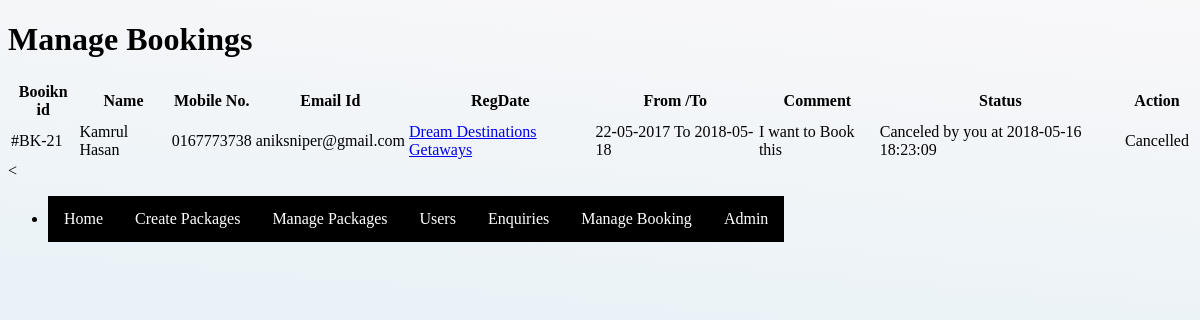
/admin/manage-bookings.php (signed in), run on the app's committed database.
### tables this page shows
CREATE TABLE `tblusers` (
  `id` int(11) NOT NULL,
  `FullName` varchar(100) NOT NULL,
  `MobileNumber` char(10) NOT NULL,
  `EmailId` varchar(70) NOT NULL,
  `Password` varchar(100) NOT NULL,
  `RegDate` timestamp NOT NULL DEFAULT CURRENT_TIMESTAMP,
  `UpdationDate` timestamp NOT NULL DEFAULT '0000-00-00 00:00:00' ON UPDATE CURRENT_TIMESTAMP
);

CREATE TABLE `tblbooking` (
  `BookingId` int(11) NOT NULL,
  `PackageId` int(11) NOT NULL,
  `UserEmail` varchar(100) NOT NULL,
  `FromDate` varchar(100) NOT NULL,
  `ToDate` varchar(100) NOT NULL,
  `Comment` mediumtext NOT NULL,
  `RegDate` timestamp NOT NULL DEFAULT CURRENT_TIMESTAMP,
  `status` int(11) NOT NULL,
  `CancelledBy` varchar(5) DEFAULT NULL,
  `UpdationDate` timestamp NULL DEFAULT NULL ON UPDATE CURRENT_TIMESTAMP
);

CREATE TABLE `tbltourpackages` (
  `PackageId` int(11) NOT NULL,
  `PackageName` varchar(200) NOT NULL,
  `PackageType` varchar(150) NOT NULL,
  `PackageLocation` varchar(100) NOT NULL,
  `PackagePrice` int(11) NOT NULL,
  `PackageFetures` varchar(255) NOT NULL,
  `PackageDetails` mediumtext NOT NULL,
  `PackageImage` varchar(100) NOT NULL,
  `Creationdate` timestamp NOT NULL DEFAULT CURRENT_TIMESTAMP,
  `UpdationDate` timestamp NULL DEFAULT '0000-00-00 00:00:00' ON UPDATE CURRENT_TIMESTAMP
);

### admin/manage-bookings.php (the view, shortened to what this page needs)
<?php
include('includes/config.php');
if(strlen($_SESSION['alogin'])==0)
	{
header('location:index.php');
}
else{
	?>
<!DOCTYPE HTML>
<html>
<head>
</head>
<body>
<div>
				<div >
					<div>
					  <h1>Manage Bookings</h1>
					    <table >
						<thead>
						  <tr>
						  <th>Booikn id</th>
							<th>Name</th>
							<th>Mobile No.</th>
							<th>Email Id</th>
							<th>RegDate </th>
							<th>From /To </th>
							<th>Comment </th>
							<th>Status </th>
							<th>Action </th>
						  </tr>
						</thead>
						<tbody>
<?php $sql = "SELECT tblbooking.BookingId as bookid,tblusers.FullName as fname,tblusers.MobileNumber as mnumber,tblusers.EmailId as email,tbltourpackages.PackageName as pckname,tblbooking.PackageId as pid,tblbooking.FromDate as fdate,tblbooking.ToDate as tdate,tblbooking.Comment as comment,tblbooking.status as status,tblbooking.CancelledBy as cancelby,tblbooking.UpdationDate as upddate from tblusers join  tblbooking on  tblbooking.UserEmail=tblusers.EmailId join tbltourpackages on tbltourpackages.PackageId=tblbooking.PackageId";
$query = $dbh -> prepare($sql);
$query->execute();
$results=$query->fetchAll(PDO::FETCH_OBJ);
$cnt=1;
if($query->rowCount() > 0)
{
foreach($results as $result)
{				?>
						  <tr>
							<td>#BK-<?php echo htmlentities($result->bookid);?></td>
							<td><?php echo htmlentities($result->fname);?></td>
							<td><?php echo htmlentities($result->mnumber);?></td>
							<td><?php echo htmlentities($result->email);?></td>
							<td><a href="update-package.php?pid=<?php echo htmlentities($result->pid);?>"><?php echo htmlentities($result->pckname);?></a></td>
							<td><?php echo htmlentities($result->fdate);?> To <?php echo htmlentities($result->tdate);?></td>
								<td><?php echo htmlentities($result->comment);?></td>
								<td><?php if($result->status==0)
{
echo "Pending";
}
if($result->status==2 and  $result->cancelby=='a')
{
echo "Canceled by you at " .$result->upddate;
}
?></td>
<?php if($result->status==2)
{
	?><td>Cancelled</td>
<?php }?>
						  </tr>
						 <?php $cnt=$cnt+1;} }?>
						</tbody>
					  </table>
					</div>
			</div>
</div>
  <
						<?php include('includes/sidebarmenu.php');?>
</body>
</html>
<?php } ?>

### data on the page
tblusers: tblbooking.BookingId "21", FullName "Kamrul Hasan", MobileNumber "0167773738", EmailId "aniksniper@gmail.com", tbltourpackages.PackageName "Dream Destinations Getaways", tblbooking.FromDate "22-05-2017", tblbooking.ToDate "2018-05-18", tblbooking.Comment "I want to Book this", tblbooking.UpdationDate "2018-05-16 18:23:09"
